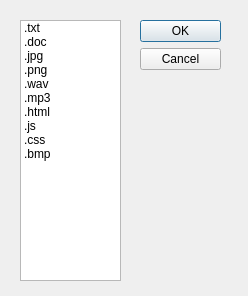
<?xml version="1.0" encoding="UTF-8"?>
<ui version="4.0">
 <class>Dialog</class>
 <widget class="QDialog" name="Dialog">
  <property name="geometry">
   <rect>
    <x>0</x>
    <y>0</y>
    <width>248</width>
    <height>296</height>
   </rect>
  </property>
  <property name="windowTitle">
   <string>Dialog</string>
  </property>
  <widget class="QDialogButtonBox" name="buttonBox">
   <property name="geometry">
    <rect>
     <x>140</x>
     <y>20</y>
     <width>81</width>
     <height>241</height>
    </rect>
   </property>
   <property name="orientation">
    <enum>Qt::Vertical</enum>
   </property>
   <property name="standardButtons">
    <set>QDialogButtonBox::Cancel|QDialogButtonBox::Ok</set>
   </property>
  </widget>
  <widget class="QListWidget" name="FileMaskList">
   <property name="geometry">
    <rect>
     <x>20</x>
     <y>20</y>
     <width>101</width>
     <height>261</height>
    </rect>
   </property>
   <item>
    <property name="text">
     <string>.txt</string>
    </property>
   </item>
   <item>
    <property name="text">
     <string>.doc</string>
    </property>
   </item>
   <item>
    <property name="text">
     <string>.jpg</string>
    </property>
   </item>
   <item>
    <property name="text">
     <string>.png</string>
    </property>
   </item>
   <item>
    <property name="text">
     <string>.wav</string>
    </property>
   </item>
   <item>
    <property name="text">
     <string>.mp3</string>
    </property>
   </item>
   <item>
    <property name="text">
     <string>.html</string>
    </property>
   </item>
   <item>
    <property name="text">
     <string>.js</string>
    </property>
   </item>
   <item>
    <property name="text">
     <string>.css</string>
    </property>
   </item>
   <item>
    <property name="text">
     <string>.bmp</string>
    </property>
   </item>
  </widget>
 </widget>
 <resources/>
 <connections>
  <connection>
   <sender>buttonBox</sender>
   <signal>accepted()</signal>
   <receiver>Dialog</receiver>
   <slot>accept()</slot>
   <hints>
    <hint type="sourcelabel">
     <x>248</x>
     <y>254</y>
    </hint>
    <hint type="destinationlabel">
     <x>157</x>
     <y>274</y>
    </hint>
   </hints>
  </connection>
  <connection>
   <sender>buttonBox</sender>
   <signal>rejected()</signal>
   <receiver>Dialog</receiver>
   <slot>reject()</slot>
   <hints>
    <hint type="sourcelabel">
     <x>316</x>
     <y>260</y>
    </hint>
    <hint type="destinationlabel">
     <x>286</x>
     <y>274</y>
    </hint>
   </hints>
  </connection>
 </connections>
</ui>
